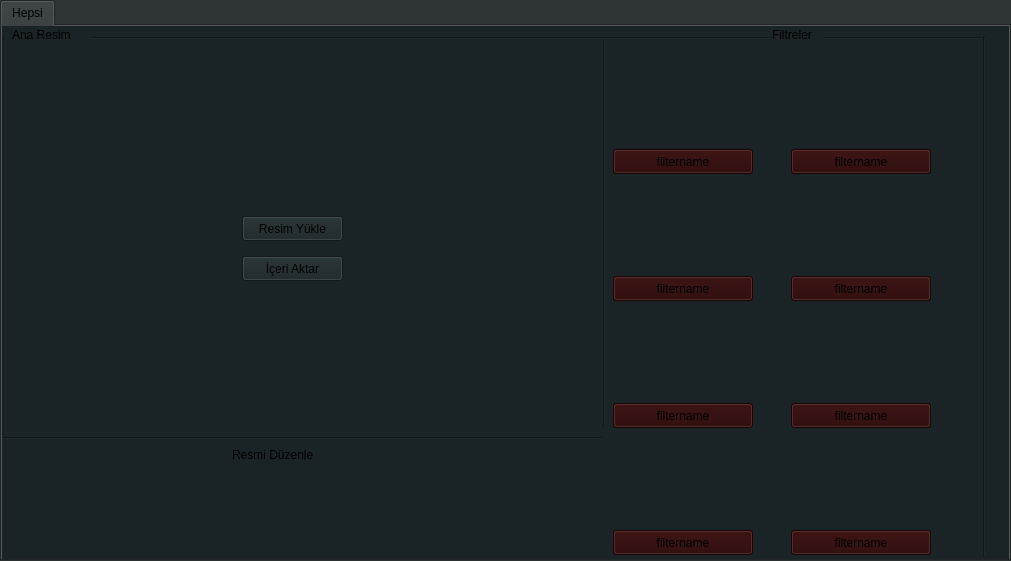
   <widget class="QTabWidget" name="tabWidget">
    <property name="enabled">
     <bool>true</bool>
    </property>
    <property name="geometry">
     <rect>
      <x>250</x>
      <y>0</y>
      <width>1011</width>
      <height>561</height>
     </rect>
    </property>
    <property name="styleSheet">
     <string notr="true">background-color: rgb(46, 52, 54);</string>
    </property>
    <property name="tabShape">
     <enum>QTabWidget::Rounded</enum>
    </property>
    <property name="currentIndex">
     <number>0</number>
    </property>
    <property name="elideMode">
     <enum>Qt::ElideNone</enum>
    </property>
    <property name="usesScrollButtons">
     <bool>true</bool>
    </property>
    <property name="documentMode">
     <bool>false</bool>
    </property>
    <property name="tabsClosable">
     <bool>false</bool>
    </property>
    <property name="movable">
     <bool>true</bool>
    </property>
    <property name="tabBarAutoHide">
     <bool>false</bool>
    </property>
    <widget class="QWidget" name="All">
     <property name="styleSheet">
      <string notr="true">background-color: rgb(26, 36, 39);</string>
     </property>
     <attribute name="title">
      <string>Hepsi</string>
     </attribute>
     <widget class="QPushButton" name="import_pic">
      <property name="geometry">
       <rect>
        <x>240</x>
        <y>190</y>
        <width>101</width>
        <height>25</height>
       </rect>
      </property>
      <property name="whatsThis">
       <string>donnow</string>
      </property>
      <property name="text">
       <string>Resim Yükle</string>
      </property>
     </widget>
     <widget class="QLabel" name="picture_main">
      <property name="geometry">
       <rect>
        <x>0</x>
        <y>20</y>
        <width>591</width>
        <height>381</height>
       </rect>
      </property>
      <property name="styleSheet">
       <string notr="true"/>
      </property>
      <property name="text">
       <string/>
      </property>
     </widget>
     <widget class="Line" name="line">
      <property name="geometry">
       <rect>
        <x>600</x>
        <y>10</y>
        <width>5</width>
        <height>391</height>
       </rect>
      </property>
      <property name="orientation">
       <enum>Qt::Vertical</enum>
      </property>
     </widget>
     <widget class="QLabel" name="label_4">
      <property name="geometry">
       <rect>
        <x>10</x>
        <y>0</y>
        <width>121</width>
        <height>17</height>
       </rect>
      </property>
      <property name="text">
       <string>Ana Resim</string>
      </property>
     </widget>
     <widget class="QLabel" name="label_6">
      <property name="geometry">
       <rect>
        <x>770</x>
        <y>0</y>
        <width>51</width>
        <height>17</height>
       </rect>
      </property>
      <property name="text">
       <string>Filtreler</string>
      </property>
     </widget>
     <widget class="Line" name="line_4">
      <property name="geometry">
       <rect>
        <x>90</x>
        <y>10</y>
        <width>895</width>
        <height>5</height>
       </rect>
      </property>
      <property name="orientation">
       <enum>Qt::Horizontal</enum>
      </property>
     </widget>
     <widget class="Line" name="line_5">
      <property name="geometry">
       <rect>
        <x>980</x>
        <y>10</y>
        <width>5</width>
        <height>521</height>
       </rect>
      </property>
      <property name="orientation">
       <enum>Qt::Vertical</enum>
      </property>
     </widget>
     <widget class="Line" name="line_3">
      <property name="geometry">
       <rect>
        <x>0</x>
        <y>10</y>
        <width>5</width>
        <height>401</height>
       </rect>
      </property>
      <property name="orientation">
       <enum>Qt::Vertical</enum>
      </property>
     </widget>
     <widget class="Line" name="line_2">
      <property name="geometry">
       <rect>
        <x>0</x>
        <y>410</y>
        <width>601</width>
        <height>5</height>
       </rect>
      </property>
      <property name="styleSheet">
       <string notr="true"/>
      </property>
      <property name="orientation">
       <enum>Qt::Horizontal</enum>
      </property>
     </widget>
     <widget class="QLabel" name="filterpic1">
      <property name="geometry">
       <rect>
        <x>611</x>
        <y>21</y>
        <width>172</width>
        <height>102</height>
       </rect>
      </property>
      <property name="minimumSize">
       <size>
        <width>172</width>
        <height>102</height>
       </size>
      </property>
      <property name="maximumSize">
       <size>
        <width>172</width>
        <height>102</height>
       </size>
      </property>
      <property name="styleSheet">
       <string notr="true"/>
      </property>
      <property name="text">
       <string/>
      </property>
     </widget>
     <widget class="QLabel" name="filterpic2">
      <property name="geometry">
       <rect>
        <x>789</x>
        <y>21</y>
        <width>172</width>
        <height>102</height>
       </rect>
      </property>
      <property name="minimumSize">
       <size>
        <width>172</width>
        <height>102</height>
       </size>
      </property>
      <property name="maximumSize">
       <size>
        <width>172</width>
        <height>102</height>
       </size>
      </property>
      <property name="styleSheet">
       <string notr="true"/>
      </property>
      <property name="text">
       <string/>
      </property>
     </widget>
     <widget class="QPushButton" name="filterpicname1">
      <property name="geometry">
       <rect>
        <x>611</x>
        <y>123</y>
        <width>140</width>
        <height>25</height>
       </rect>
      </property>
      <property name="minimumSize">
       <size>
        <width>140</width>
        <height>0</height>
       </size>
      </property>
      <property name="maximumSize">
       <size>
        <width>140</width>
        <height>25</height>
       </size>
      </property>
      <property name="mouseTracking">
       <bool>true</bool>
      </property>
      <property name="styleSheet">
       <string notr="true">background-color: rgb(41, 4, 4);</string>
      </property>
      <property name="text">
       <string>filtername</string>
      </property>
      <property name="checkable">
       <bool>true</bool>
      </property>
      <property name="checked">
       <bool>false</bool>
      </property>
      <attribute name="buttonGroup">
       <string notr="true">filter_button_group</string>
      </attribute>
     </widget>
     <widget class="QPushButton" name="filterpicname2">
      <property name="geometry">
       <rect>
        <x>789</x>
        <y>123</y>
        <width>140</width>
        <height>25</height>
       </rect>
      </property>
      <property name="minimumSize">
       <size>
        <width>140</width>
        <height>0</height>
       </size>
      </property>
      <property name="maximumSize">
       <size>
        <width>140</width>
        <height>25</height>
       </size>
      </property>
      <property name="mouseTracking">
       <bool>true</bool>
      </property>
      <property name="styleSheet">
       <string notr="true">background-color: rgb(41, 4, 4);</string>
      </property>
      <property name="text">
       <string>filtername</string>
      </property>
      <property name="checkable">
       <bool>true</bool>
      </property>
      <property name="checked">
       <bool>false</bool>
      </property>
      <attribute name="buttonGroup">
       <string notr="true">filter_button_group</string>
      </attribute>
     </widget>
     <widget class="QLabel" name="filterpic3">
      <property name="geometry">
       <rect>
        <x>611</x>
        <y>148</y>
        <width>172</width>
        <height>102</height>
       </rect>
      </property>
      <property name="minimumSize">
       <size>
        <width>172</width>
        <height>102</height>
       </size>
      </property>
      <property name="maximumSize">
       <size>
        <width>172</width>
        <height>102</height>
       </size>
      </property>
      <property name="styleSheet">
       <string notr="true"/>
      </property>
      <property name="text">
       <string/>
      </property>
     </widget>
     <widget class="QLabel" name="filterpic4">
      <property name="geometry">
       <rect>
        <x>789</x>
        <y>148</y>
        <width>172</width>
        <height>102</height>
       </rect>
      </property>
      <property name="minimumSize">
       <size>
        <width>172</width>
        <height>102</height>
       </size>
      </property>
      <property name="maximumSize">
       <size>
        <width>172</width>
        <height>102</height>
       </size>
      </property>
      <property name="styleSheet">
       <string notr="true"/>
      </property>
      <property name="text">
       <string/>
      </property>
     </widget>
     <widget class="QPushButton" name="filterpicname3">
      <property name="geometry">
       <rect>
        <x>611</x>
        <y>250</y>
        <width>140</width>
        <height>25</height>
       </rect>
      </property>
      <property name="minimumSize">
       <size>
        <width>140</width>
        <height>0</height>
       </size>
      </property>
      <property name="maximumSize">
       <size>
        <width>140</width>
        <height>25</height>
       </size>
      </property>
      <property name="mouseTracking">
       <bool>true</bool>
      </property>
      <property name="styleSheet">
       <string notr="true">background-color: rgb(41, 4, 4);</string>
      </property>
      <property name="text">
       <string>filtername</string>
      </property>
      <property name="checkable">
       <bool>true</bool>
      </property>
      <property name="checked">
       <bool>false</bool>
      </property>
      <attribute name="buttonGroup">
       <string notr="true">filter_button_group</string>
      </attribute>
     </widget>
     <widget class="QPushButton" name="filterpicname4">
      <property name="geometry">
       <rect>
        <x>789</x>
        <y>250</y>
        <width>140</width>
        <height>25</height>
       </rect>
      </property>
      <property name="minimumSize">
       <size>
        <width>140</width>
        <height>0</height>
       </size>
      </property>
      <property name="maximumSize">
       <size>
        <width>140</width>
        <height>25</height>
       </size>
      </property>
      <property name="mouseTracking">
       <bool>true</bool>
      </property>
      <property name="styleSheet">
       <string notr="true">background-color: rgb(41, 4, 4);</string>
      </property>
      <property name="text">
       <string>filtername</string>
      </property>
      <property name="checkable">
       <bool>true</bool>
      </property>
      <property name="checked">
       <bool>false</bool>
      </property>
      <attribute name="buttonGroup">
       <string notr="true">filter_button_group</string>
      </attribute>
     </widget>
     <widget class="QLabel" name="filterpic5">
      <property name="geometry">
       <rect>
        <x>611</x>
        <y>275</y>
        <width>172</width>
        <height>102</height>
       </rect>
      </property>
      <property name="minimumSize">
       <size>
        <width>172</width>
        <height>102</height>
       </size>
      </property>
      <property name="maximumSize">
       <size>
        <width>172</width>
        <height>102</height>
       </size>
      </property>
      <property name="styleSheet">
       <string notr="true"/>
      </property>
      <property name="text">
       <string/>
      </property>
     </widget>
     <widget class="QLabel" name="filterpic6">
      <property name="geometry">
       <rect>
        <x>789</x>
        <y>275</y>
        <width>172</width>
        <height>102</height>
       </rect>
      </property>
      <property name="minimumSize">
       <size>
        <width>172</width>
        <height>102</height>
       </size>
      </property>
      <property name="maximumSize">
       <size>
        <width>172</width>
        <height>102</height>
       </size>
      </property>
      <property name="styleSheet">
       <string notr="true"/>
      </property>
      <property name="text">
       <string/>
      </property>
     </widget>
     <widget class="QPushButton" name="filterpicname5">
      <property name="geometry">
       <rect>
        <x>611</x>
        <y>377</y>
        <width>140</width>
        <height>25</height>
       </rect>
      </property>
      <property name="minimumSize">
       <size>
        <width>140</width>
        <height>0</height>
       </size>
      </property>
      <property name="maximumSize">
       <size>
        <width>16777215</width>
        <height>25</height>
       </size>
      </property>
      <property name="mouseTracking">
       <bool>true</bool>
      </property>
      <property name="styleSheet">
       <string notr="true">background-color: rgb(41, 4, 4);</string>
      </property>
      <property name="text">
       <string>filtername</string>
      </property>
      <property name="checkable">
       <bool>true</bool>
      </property>
      <property name="checked">
       <bool>false</bool>
      </property>
      <attribute name="buttonGroup">
       <string notr="true">filter_button_group</string>
      </attribute>
     </widget>
     <widget class="QPushButton" name="filterpicname6">
      <property name="geometry">
       <rect>
        <x>789</x>
        <y>377</y>
        <width>140</width>
        <height>25</height>
       </rect>
      </property>
      <property name="minimumSize">
       <size>
        <width>140</width>
        <height>0</height>
       </size>
      </property>
      <property name="maximumSize">
       <size>
        <width>140</width>
        <height>25</height>
       </size>
      </property>
      <property name="mouseTracking">
       <bool>true</bool>
      </property>
      <property name="styleSheet">
       <string notr="true">background-color: rgb(41, 4, 4);</string>
      </property>
      <property name="text">
       <string>filtername</string>
      </property>
      <property name="checkable">
       <bool>true</bool>
      </property>
      <property name="checked">
       <bool>false</bool>
      </property>
      <attribute name="buttonGroup">
       <string notr="true">filter_button_group</string>
      </attribute>
     </widget>
     <widget class="QLabel" name="filterpic8">
      <property name="geometry">
       <rect>
        <x>789</x>
        <y>402</y>
        <width>172</width>
        <height>102</height>
       </rect>
      </property>
      <property name="minimumSize">
       <size>
        <width>172</width>
        <height>102</height>
       </size>
      </property>
      <property name="maximumSize">
       <size>
        <width>172</width>
        <height>102</height>
       </size>
      </property>
      <property name="styleSheet">
       <string notr="true"/>
      </property>
      <property name="text">
       <string/>
      </property>
     </widget>
     <widget class="QPushButton" name="filterpicname7">
      <property name="geometry">
       <rect>
        <x>611</x>
        <y>504</y>
        <width>140</width>
        <height>25</height>
       </rect>
      </property>
      <property name="minimumSize">
       <size>
        <width>140</width>
        <height>0</height>
       </size>
      </property>
      <property name="maximumSize">
       <size>
        <width>16777215</width>
        <height>25</height>
       </size>
      </property>
      <property name="mouseTracking">
       <bool>true</bool>
      </property>
      <property name="styleSheet">
       <string notr="true">background-color: rgb(41, 4, 4);</string>
      </property>
      <property name="text">
       <string>filtername</string>
      </property>
      <property name="checkable">
       <bool>true</bool>
      </property>
      <property name="checked">
       <bool>false</bool>
      </property>
      <attribute name="buttonGroup">
       <string notr="true">filter_button_group</string>
      </attribute>
     </widget>
     <widget class="QPushButton" name="filterpicname8">
      <property name="geometry">
       <rect>
        <x>789</x>
        <y>504</y>
        <width>140</width>
        <height>25</height>
       </rect>
      </property>
      <property name="minimumSize">
       <size>
        <width>140</width>
        <height>0</height>
       </size>
      </property>
      <property name="maximumSize">
       <size>
        <width>140</width>
        <height>25</height>
       </size>
      </property>
      <property name="mouseTracking">
       <bool>true</bool>
      </property>
      <property name="styleSheet">
       <string notr="true">background-color: rgb(41, 4, 4);</string>
      </property>
      <property name="text">
       <string>filtername</string>
      </property>
      <property name="checkable">
       <bool>true</bool>
      </property>
      <property name="checked">
       <bool>false</bool>
      </property>
      <attribute name="buttonGroup">
       <string notr="true">filter_button_group</string>
      </attribute>
     </widget>
     <widget class="QLabel" name="filterpic7">
      <property name="geometry">
       <rect>
        <x>611</x>
        <y>402</y>
        <width>172</width>
        <height>102</height>
       </rect>
      </property>
      <property name="minimumSize">
       <size>
        <width>172</width>
        <height>102</height>
       </size>
      </property>
      <property name="maximumSize">
       <size>
        <width>172</width>
        <height>102</height>
       </size>
      </property>
      <property name="styleSheet">
       <string notr="true"/>
      </property>
      <property name="text">
       <string/>
      </property>
     </widget>
     <widget class="QPushButton" name="import_pic_from_cloud">
      <property name="geometry">
       <rect>
        <x>240</x>
        <y>230</y>
        <width>101</width>
        <height>25</height>
       </rect>
      </property>
      <property name="text">
       <string>İçeri Aktar</string>
      </property>
     </widget>
     <widget class="QLabel" name="label_2">
      <property name="geometry">
       <rect>
        <x>230</x>
        <y>420</y>
        <width>131</width>
        <height>17</height>
       </rect>
      </property>
      <property name="text">
       <string>Resmi Düzenle</string>
      </property>
     </widget>
     <widget class="QWidget" name="layoutWidget">
      <property name="geometry">
       <rect>
        <x>210</x>
        <y>440</y>
        <width>158</width>
        <height>50</height>
       </rect>
      </property>
      <layout class="QHBoxLayout" name="horizontalLayout_2">
       <item>
        <widget class="QPushButton" name="crop_button">
         <property name="minimumSize">
          <size>
           <width>48</width>
           <height>48</height>
          </size>
         </property>
         <property name="maximumSize">
          <size>
           <width>48</width>
           <height>48</height>
          </size>
         </property>
         <property name="cursor">
          <cursorShape>PointingHandCursor</cursorShape>
         </property>
         <property name="mouseTracking">
          <bool>true</bool>
         </property>
         <property name="text">
          <string/>
         </property>
         <property name="icon">
          <iconset resource="gui/resources/toolbar.qrc">
           <normaloff>:/pic_settings/pics/crop.png</normaloff>:/pic_settings/pics/crop.png</iconset>
         </property>
         <property name="iconSize">
          <size>
           <width>48</width>
           <height>48</height>
          </size>
         </property>
         <property name="flat">
          <bool>true</bool>
         </property>
        </widget>
       </item>
       <item>
        <widget class="QPushButton" name="rotate_left_button">
         <property name="minimumSize">
          <size>
           <width>48</width>
           <height>48</height>
          </size>
         </property>
         <property name="maximumSize">
          <size>
           <width>48</width>
           <height>48</height>
          </size>
         </property>
         <property name="cursor">
          <cursorShape>PointingHandCursor</cursorShape>
         </property>
         <property name="text">
          <string/>
         </property>
         <property name="icon">
          <iconset resource="gui/resources/toolbar.qrc">
           <normaloff>:/pic_settings/pics/rotate_left.png</normaloff>:/pic_settings/pics/rotate_left.png</iconset>
         </property>
         <property name="iconSize">
          <size>
           <width>48</width>
           <height>48</height>
          </size>
         </property>
         <property name="default">
          <bool>false</bool>
         </property>
         <property name="flat">
          <bool>true</bool>
         </property>
        </widget>
       </item>
       <item>
        <widget class="QPushButton" name="rotate_right_button">
         <property name="minimumSize">
          <size>
           <width>48</width>
           <height>48</height>
          </size>
         </property>
         <property name="maximumSize">
          <size>
           <width>48</width>
           <height>48</height>
          </size>
         </property>
         <property name="cursor">
          <cursorShape>PointingHandCursor</cursorShape>
         </property>
         <property name="text">
          <string/>
         </property>
         <property name="icon">
          <iconset resource="gui/resources/toolbar.qrc">
           <normaloff>:/pic_settings/pics/rotate_right.png</normaloff>:/pic_settings/pics/rotate_right.png</iconset>
         </property>
         <property name="iconSize">
          <size>
           <width>48</width>
           <height>48</height>
          </size>
         </property>
         <property name="flat">
          <bool>true</bool>
         </property>
        </widget>
       </item>
      </layout>
     </widget>
     <zorder>layoutWidget</zorder>
     <zorder>filterpic1</zorder>
     <zorder>filterpic2</zorder>
     <zorder>filterpicname1</zorder>
     <zorder>filterpicname2</zorder>
     <zorder>filterpic3</zorder>
     <zorder>filterpic4</zorder>
     <zorder>filterpicname3</zorder>
     <zorder>filterpicname4</zorder>
     <zorder>filterpic5</zorder>
     <zorder>filterpic6</zorder>
     <zorder>filterpicname5</zorder>
     <zorder>filterpicname6</zorder>
     <zorder>filterpic8</zorder>
     <zorder>filterpicname7</zorder>
     <zorder>filterpicname8</zorder>
     <zorder>filterpic7</zorder>
     <zorder>picture_main</zorder>
     <zorder>line</zorder>
     <zorder>label_4</zorder>
     <zorder>line_4</zorder>
     <zorder>label_6</zorder>
     <zorder>line_5</zorder>
     <zorder>line_3</zorder>
     <zorder>line_2</zorder>
     <zorder>import_pic</zorder>
     <zorder>import_pic_from_cloud</zorder>
     <zorder>label_2</zorder>
    </widget>
   </widget>
